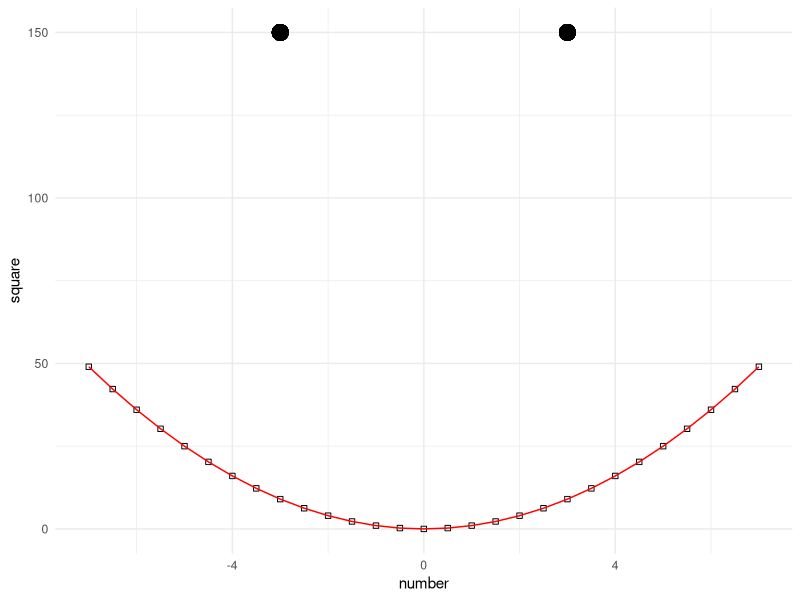

Write the R code that produced this figure.
## ---- chunk 1
library(dplyr)
library(stringr)

data <- tibble(
  x = 1:10,
  y = x^2
)
## ---- chunk 2
data <- data %>% 
  mutate(
    type = if_else(x %% 2 == 0, "even", "odd"),
    square_digits = str_length(y)
  )
## ---- chunk 3
## Let's pick only even numbers with squares that have more than one digit
data %>% 
  filter(type == "even" & square_digits > 1) %>% 
  select(x, y)
## ---- chunk 4
library(dplyr)
library(ggplot2)

data <- tibble(
  number = seq(-7, 7, 0.5),
  square = number ^ 2,
)

ggplot(data) +
  geom_point(aes(x = number, y = square), shape = 0) +
  geom_line(aes(x = number, y = square), colour = "red") +
  geom_point(aes(x = -3, y = 150), size = 5) +
  geom_point(aes(x = 3, y = 150), size = 5) +
  theme_minimal()
